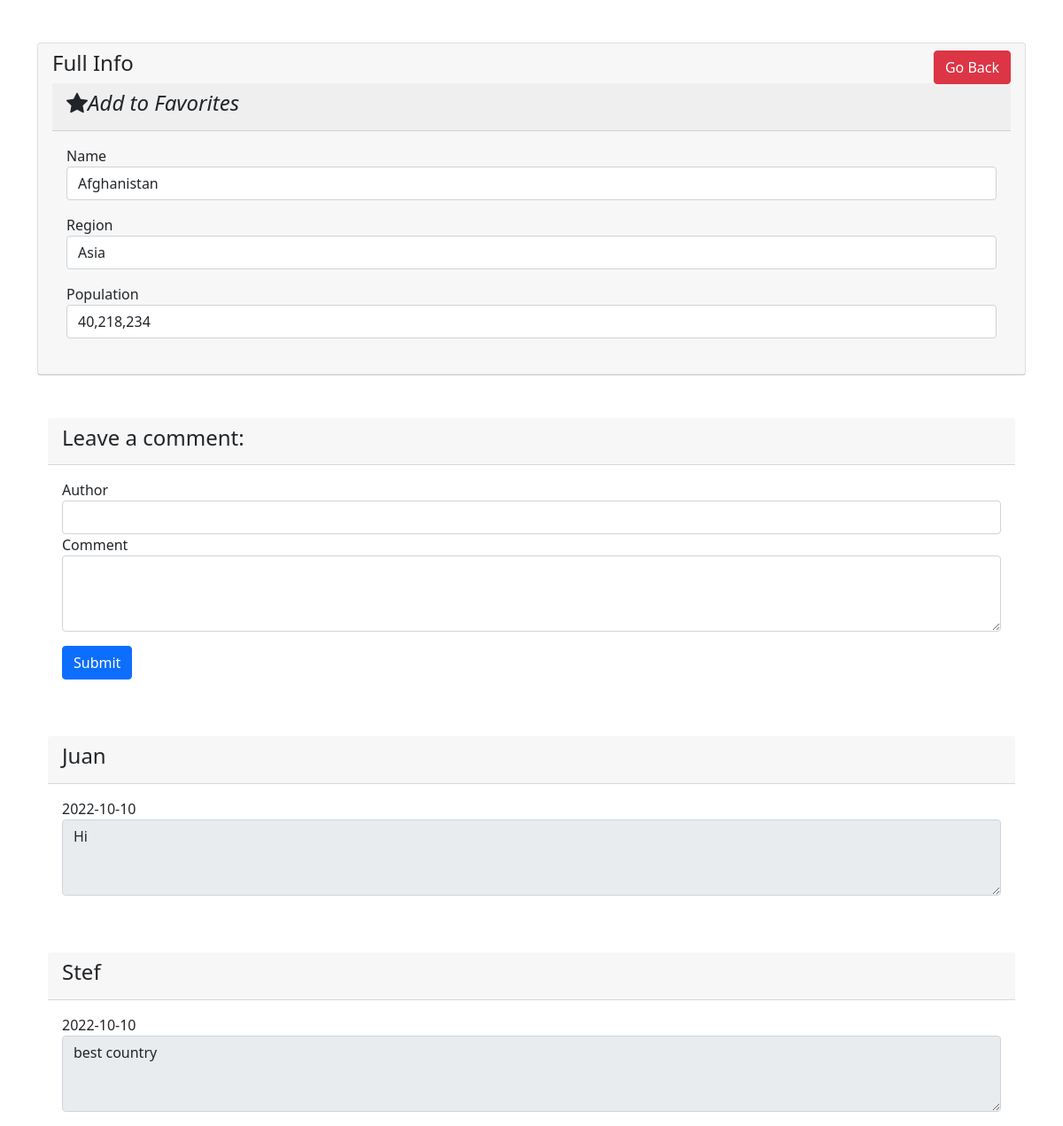
The page /view_country.php?country_id=1 (signed in) on the database its author committed.
### tables this page shows
CREATE TABLE `countries` (
  `country_id` int(11) NOT NULL,
  `name` varchar(255) NOT NULL,
  `region` varchar(255) NOT NULL,
  `population` varchar(255) NOT NULL,
  `country_comment_count` int(11) NOT NULL,
  `favorites` int(11) NOT NULL
);

CREATE TABLE `comments` (
  `comment_id` int(11) NOT NULL,
  `comment_country_id` int(11) NOT NULL,
  `comment_author` varchar(255) NOT NULL,
  `comment_content` varchar(255) NOT NULL,
  `comment_date` date NOT NULL
);

### functions.php (called while the page is built, shortened)
<?php
include "dbcon.php";
function query($query){
    global $connect;
    return mysqli_query($connect, $query);
}
function loggedInUserId() {
    $result = query("SELECT * FROM users WHERE username ='" .$_SESSION['username']. "'");
    $user = mysqli_fetch_array($result);
    return mysqli_num_rows($result) >= 1 ? $user['user_id'] : false;
}
function userFavoritedThis($the_country_id = '') {
    $result = query("SELECT * FROM favorites WHERE user_id =" .loggedInUserId(). " AND country_id = {$the_country_id}");
    return mysqli_num_rows($result);
    }
?>

### view_country.php (the view, shortened to what this page needs)
<?php
include "includes/header.php";
include "functions.php";
?>
<?php
if(isset($_GET['country_id'])) {
    $the_country_id = mysqli_real_escape_string($connect, $_GET['country_id']);
}
?>
<div class="container mt-5">
    <div class="row">
        <div class="col-md-12">
            <div class="card">
                <div class="card-header">
                    <h4>
                        Full Info
                        <a href="homepage.php" class="btn btn-danger float-end">Go Back</a>
                    </h4>
                    <div class="card-header">
                    <h4>
                    <i class="<?php echo userFavoritedThis($the_country_id) ? 'bi bi-star-fill' : 'bi bi-star' ?>" id="favorite">Add to Favorites</i>
                    </h4>
                </div>
                <div class="card-body">
                    <?php
                    $query = "SELECT * FROM countries WHERE country_id = '$the_country_id'";
                    $query_run = mysqli_query($connect, $query);
                    while($row = mysqli_fetch_assoc($query_run)) {
                        $country_name = $row['name'];
                        $country_region = $row['region'];
                        $country_population = $row['population'];
                        $format = number_format($country_population);
                    }
                    ?>
                    <div class="mb-3">
                        <label>Name</label>
                        <p class="form-control">
                            <?php echo $country_name; ?>
                        </p>
                    </div>
                    <div class="mb-3">
                        <label>Region</label>
                        <p class="form-control">
                            <?php echo $country_region; ?>
                        </p>
                    </div>
                    <div class="mb-3">
                        <label>Population</label>
                        <p class="form-control">
                            <?php echo $format; ?>
                        </p>
                    </div>
                </div>
            </div>
        </div>
    </div>
</div>
<?php
if(userFavoritedThis($the_country_id)) {
?>
<div class="container mt-5">
        <div class="row">
            <div class="col-md-12">
                <div class="card-header"><h4>Leave a comment:</h4></div>
                    <div class="card-body">
                    <form action="" method="post" role="form">
                        <div class="form-group">
                            <label for="Author">Author</label>
                            <input type="text" class="form-control" name="comment_author">
                        </div>
                        <div class="form-group">
                            <label for="Comment">Comment</label>
                            <textarea class="form-control" name="comment_content" rows="3"></textarea>
                        </div>
                        <button type="submit" name="create_comment" class="btn btn-primary mt-3">Submit</button>
                    </form>
                    </div>
                </div>
             </div>
    </div>
<?php
        $query = "SELECT * FROM comments WHERE comment_country_id = {$the_country_id} ORDER BY comment_id DESC";
        $select_comments = mysqli_query($connect, $query);
        while($row = mysqli_fetch_assoc($select_comments)) {
            $comment_date = $row['comment_date'];
            $comment_author = $row['comment_author'];
            $comment_content = $row['comment_content'];
        ?>
        <div class="container mt-5">
                <div class="row">
                    <div class="col-md-12">
                        <div class="card-header"><h4><?php echo $comment_author; ?></h4></div>
                            <div class="card-body">
                            <form action="" role="form">
                                <div class="form-group">
                                    <label for="Date"><?php echo $comment_date; ?></label>
                                </div>
                                <div class="form-group">
                                    <textarea disabled class="form-control" name="comment_content" rows="3"><?php echo $comment_content; ?></textarea>
                                </div>
                            </form>
                            </div>
                        </div>
                    </div>
            </div>
        <?php }
        } ?>
<?php
include "includes/footer.php";
?>

### rows shown on the page
countries: name "Afghanistan", region "Asia", population "40,218,234"
comments: comment_author "Juan", comment_date "2022-10-10", comment_content "Hi"
comments: comment_author "Stef", comment_date "2022-10-10", comment_content "best country"
